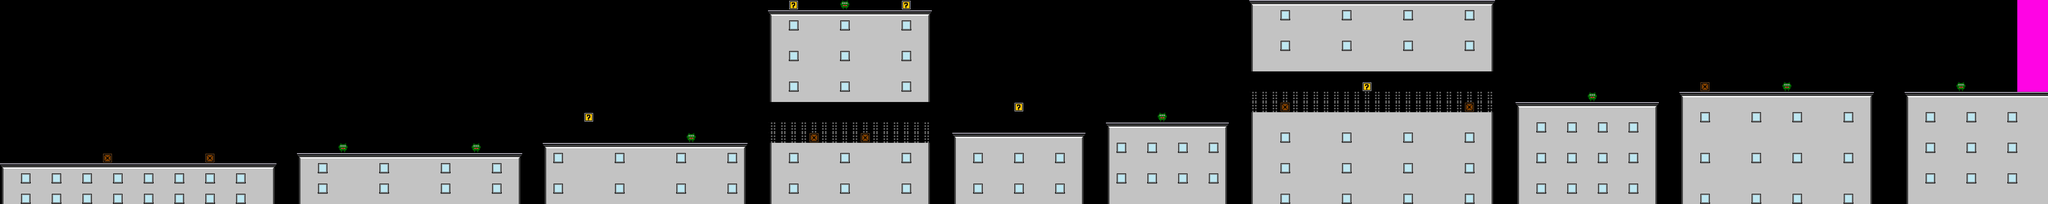

Rendered tile map (Tiled .tmx) drawn with the repository's tilesets; below, a short description and the map source with its tile grids summarised:
An orthogonal 200x20 tile map with 32x32 px tiles, 2 tile layers (blocks, aliens), 2 hidden layers not drawn, 8 tilesets.

<map version="1.0" orientation="orthogonal" width="200" height="20" tilewidth="32" tileheight="32">
 <tileset firstgid="1" name="block" tilewidth="32" tileheight="32">
  <image source="block.png" width="224" height="32" />
 </tileset>
 <tileset firstgid="8" name="bonus" tilewidth="32" tileheight="32">
  <image source="bonus.png" width="32" height="32" />
 </tileset>
 <tileset firstgid="9" name="gate" tilewidth="32" tileheight="32">
  <image source="gate.png" width="32" height="32" />
 </tileset>
 <tileset firstgid="10" name="alien" tilewidth="32" tileheight="32">
  <image source="alien.png" width="32" height="32" />
 </tileset>
 <tileset firstgid="11" name="box" tilewidth="32" tileheight="32">
  <image source="box.png" width="32" height="32" />
 </tileset>
 <tileset firstgid="12" name="block221" tilewidth="32" tileheight="32">
  <image source="block221.png" width="32" height="32" />
 </tileset>
 <tileset firstgid="13" name="thumbsup" tilewidth="32" tileheight="32">
  <image source="thumbsup.png" width="32" height="32" />
 </tileset>
 <tileset firstgid="14" name="block_floor" tilewidth="32" tileheight="32">
  <image source="block_floor.png" width="32" height="32" />
 </tileset>
 <layer name="blocks" width="200" height="20">
  <data>[4000 cells, 1733 non-empty, 9 distinct tile ids]</data>
 </layer>
 <layer name="boxes" width="200" height="20" visible="0">
  <data>[4000 cells, 0 non-empty, 0 distinct tile ids]</data>
 </layer>
 <layer name="aliens" width="200" height="20">
  <data>[4000 cells, 47 non-empty, 4 distinct tile ids]</data>
 </layer>
 <layer name="bonuses" width="200" height="20" visible="0">
  <data>[4000 cells, 0 non-empty, 0 distinct tile ids]</data>
 </layer>
</map>
